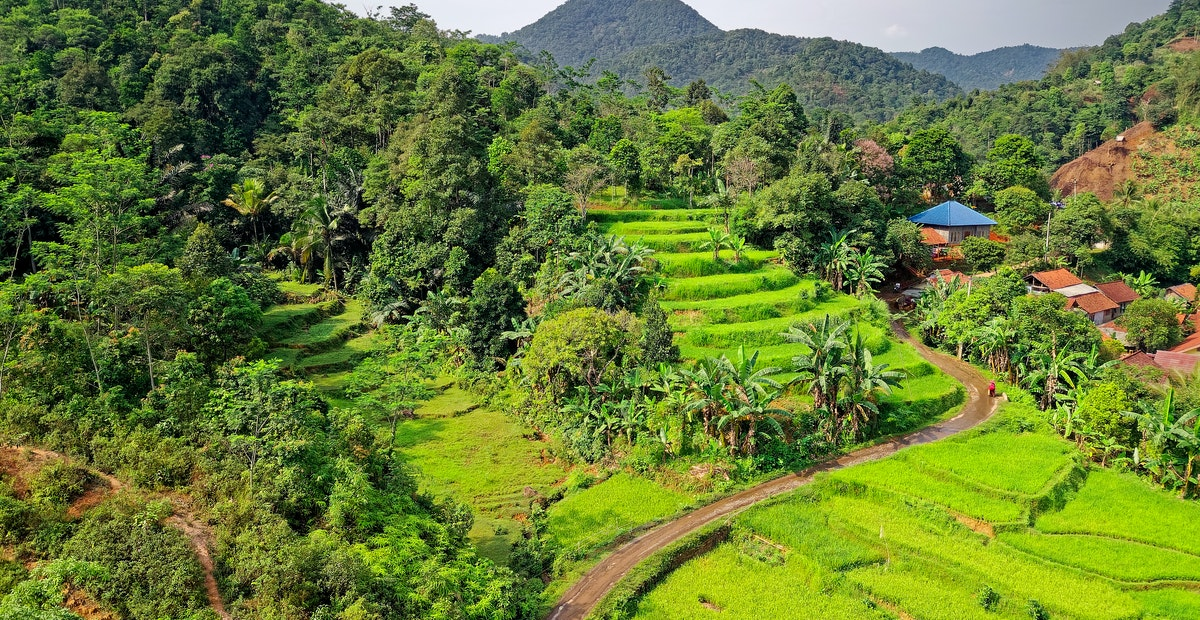
#> input picture pemandangan.jpg, 1200 x 620 px
$ python ContrastStretching.py
#> lines starting #> are read from the running program, lines starting #| are printed output that depends on the picture
import matplotlib.pyplot as plt
import numpy
import matplotlib.pyplot as plg
from copy import deepcopy
from PIL import Image

def getGrayColor(rgb):
    return rgb[0]

def setGrayColor(color):
    return [color, color, color]

img= Image.open('pemandangan.jpg')
#> img is the input picture: PIL image 1200x620 RGB; mean R, G, B 102.8, 122.6, 52.9
img= numpy.asarray(img)

#copy list not reference
ct = deepcopy(img)

r1 = 100
s1 = 50
r2 = 150
s2 = 200

for i in range(len(img)):
    for j in range(len(img[i])):
        x = getGrayColor(img[i][j])
        if(0 <= x and x <= r1):
            ct[i][j] = setGrayColor(s1/r1 * x)
        elif(r1 < x and x <= r2):
            ct[i][j] = setGrayColor(((s2 - s1) / (r2 - r1)) * (x - r1) + s1)
        elif (r2 < x and x <= 255):
            ct[i][j] = setGrayColor(((255 - s2) / (255 - r2)) * (x - r2) + s2)
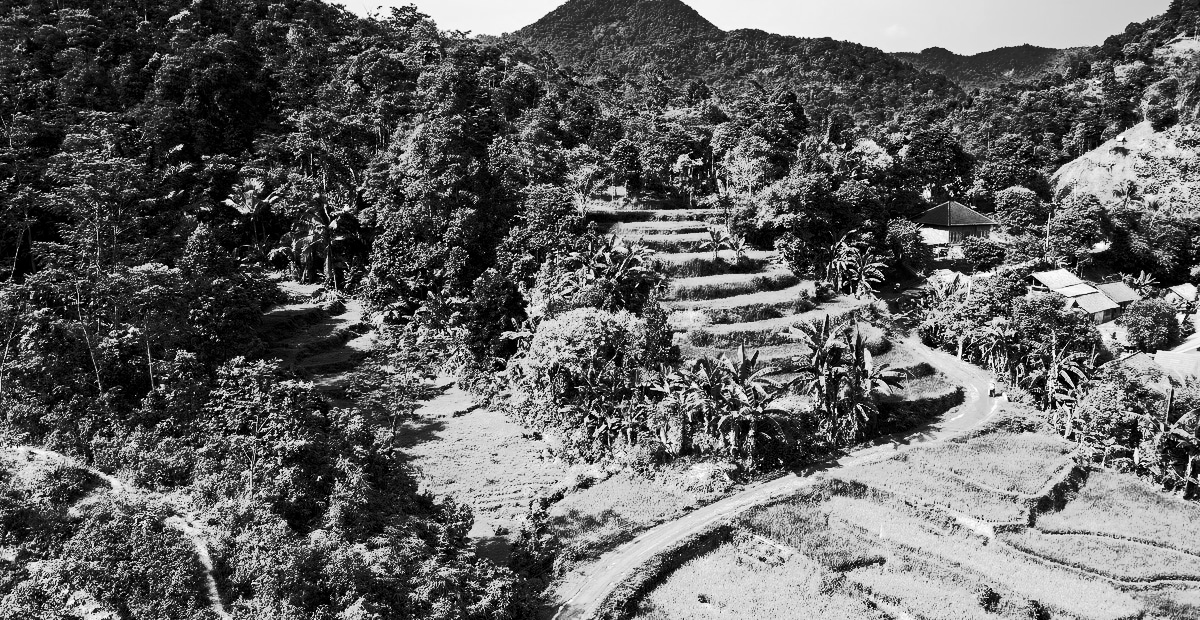
#> ct: shape (620, 1200, 3); min 0, max 255, mean 98.5
plt.subplot(2, 2, 1)
plt.imshow(img)
plt.subplot(2, 2, 2)
plt.imshow(ct)
plt.show()
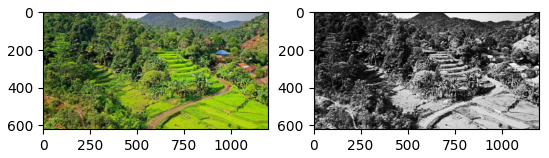
#> figure drawn by matplotlib, 2 panels
